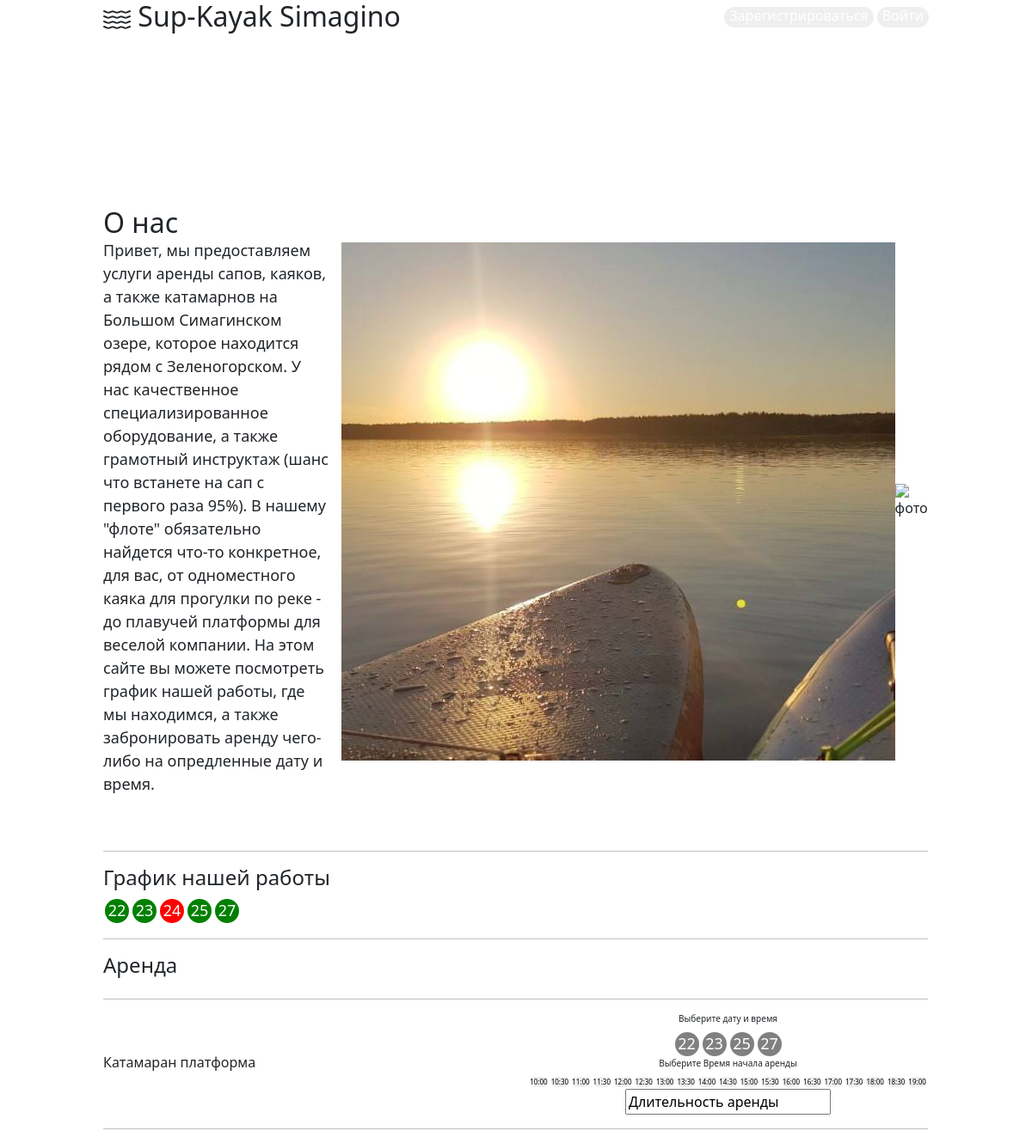
The app's page /, older data.
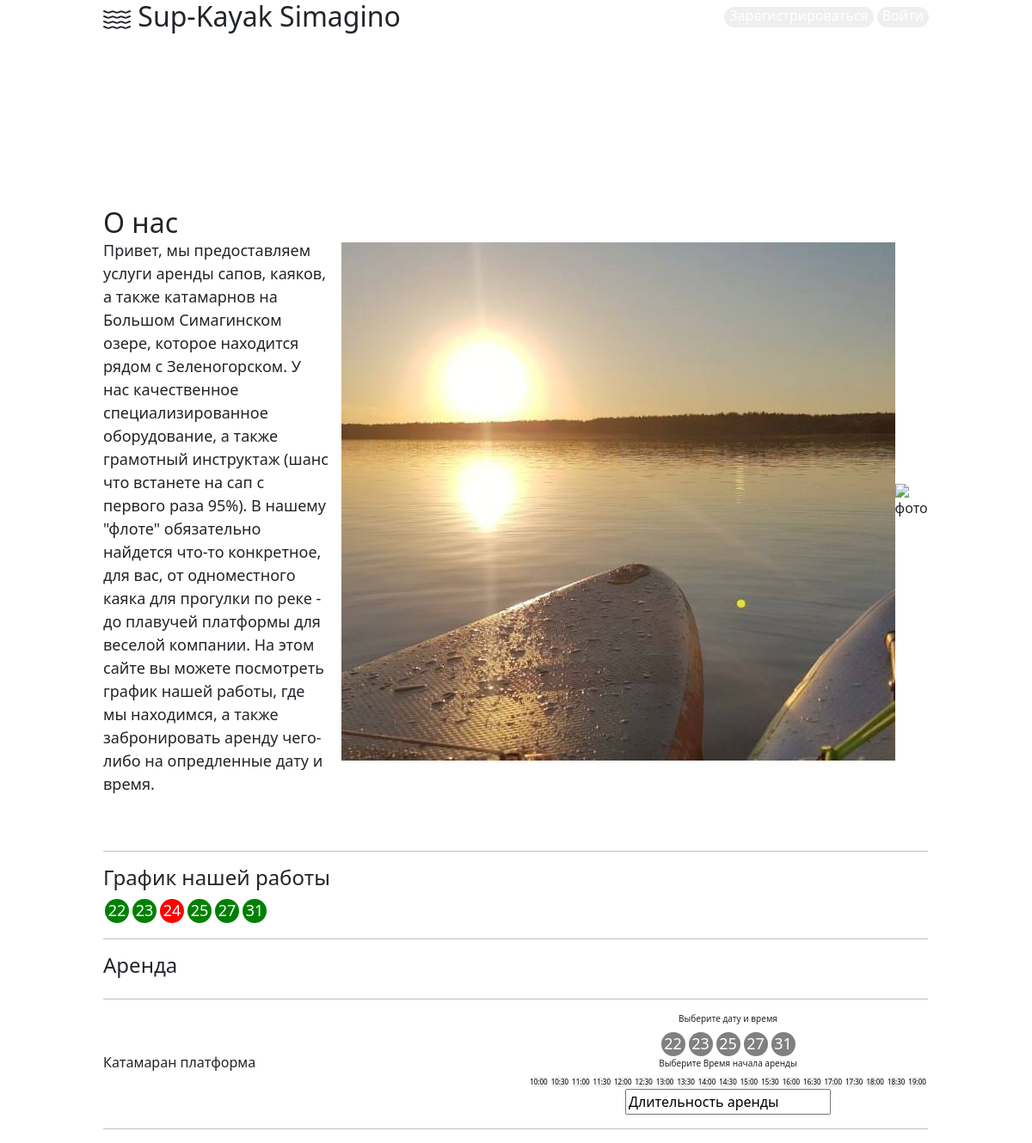
The same page, newer data.
### MainPage/models.py (models this page shows, shortened)
class Timing(models.Model):
    date = models.DateField('Дата')
    status = models.BooleanField('Статус работы')
    def date_format(self):
        return str(self.date).split('-')[2]

### MainPage/views.py (the view)
# urls.py: path('', views.MainPageView.as_view(), name="mainpage")
class MainPageView(View):
    template_name = 'MainPage/index.html'
    def get(self, request, *args, **kwargs):
        timing = Timing.objects.all()
        equipment = Equipment.objects.all()
        context = {'times': timing,
                   'equipment': equipment}
        return render(request, self.template_name, context)

### Templates/MainPage/index.html (shortened to what this page needs)
{% load static %}
<!DOCTYPE html>
<html lang="ru">
<head>
    <link href="https://cdn.jsdelivr.net/npm/bootstrap@5.2.0-beta1/dist/css/bootstrap.min.css" rel="stylesheet"
>
    <link href="{% static 'css/index.css' %}" rel="stylesheet">
</head>
<body>
<header>
    <nav>
        <h1>
        </h1>
    </nav>
    <div class="sign_in_up">
        <button>
            <h4>Зарегистрироваться</h4>
        </button>
        <button>
            <h4>Войти</h4>
        </button>
    </div>
</header>
<main>
    <article class="about_article">
        <div class="about_text">
            <h1 class="about_us_title">О нас</h1>
            <p>Привет, мы предоставляем услуги аренды сапов, каяков, а также катамарнов на Большом Симагинском озере,
                которое находится рядом с Зеленогорском. У нас качественное специализированное оборудование, а также
                грамотный инструктаж (шанс что встанете на сап с первого раза 95%). В нашему "флоте" обязательно
                найдется
                что-то конкретное, для вас, от одноместного каяка для прогулки по реке - до плавучей платформы для
                веселой
                компании. На этом сайте вы можете посмотреть график нашей работы, где мы находимся, а также
                забронировать
                аренду чего-либо на опредленные дату и время.</p>
        </div>
        <img src="{% static 'img/about_img.jpg' %}" alt="фото" class="side_img_about_us1">
        <img src="{% static 'img/about_img1.jpg' %}" alt="фото" class="side_img_about_us2">
    </article>
    <article class="timetable_article">
        <hr>
        <h2>График нашей работы</h2>
        <div class="days">
            {% for time in times %}
                {% if time.status %}
                    <div class="day working">
                        <h2 class="date">{{ time.date_format }}</h2>
                    </div>
                {% else %}
                    <div class="day not_working">
                        <h2 class="date">{{ time.date_format }}</h2>
                    </div>
                {% endif %}
            {% endfor %}
        </div>
        <hr>
    </article>
    <article class="rent">
        <h2>Аренда</h2>
    </article>
    <section>
        <hr>
        <div class="booking_wid">
            <h4>Катамаран платформа</h4>
            <div class="datetime_choose">
                <h6>Выберите дату и время</h6>
                <div class="days">
                    {% for time in times %}
                        {% if time.status %}
                            <div class="day nothing">
                                <h2 class="date">{{ time.date_format }}</h2>
                            </div>
                        {% endif %}
                    {% endfor %}
                </div>
                <h6>Выберите Время начала аренды</h6>
                <div class="times">
                    <button class="time_btn"><h7 class="time">10:00</h7></button>
                    <button class="time_btn"><h7 class="time">10:30</h7></button>
                    <button class="time_btn"><h7 class="time">11:00</h7></button>
                    <button class="time_btn"><h7 class="time">11:30</h7></button>
                    <button class="time_btn"><h7 class="time">12:00</h7></button>
                    <button class="time_btn"><h7 class="time">12:30</h7></button>
                    <button class="time_btn"><h7 class="time">13:00</h7></button>
                    <button class="time_btn"><h7 class="time">13:30</h7></button>
                    <button class="time_btn"><h7 class="time">14:00</h7></button>
                    <button class="time_btn"><h7 class="time">14:30</h7></button>
                    <button class="time_btn"><h7 class="time">15:00</h7></button>
                    <button class="time_btn"><h7 class="time">15:30</h7></button>
                    <button class="time_btn"><h7 class="time">16:00</h7></button>
                    <button class="time_btn"><h7 class="time">16:30</h7></button>
                    <button class="time_btn"><h7 class="time">17:00</h7></button>
                    <button class="time_btn"><h7 class="time">17:30</h7></button>
                    <button class="time_btn"><h7 class="time">18:00</h7></button>
                    <button class="time_btn"><h7 class="time">18:30</h7></button>
                    <button class="time_btn"><h7 class="time">19:00</h7></button>
                </div>
                <form>
                    <input type="text" value="Длительность аренды">
                </form>
            </div>
        </div>
        <hr>
    </section>
</main>
</body>
</html>

### Static/css/index.css (style rules this page uses)
body { max-width: 100%; max-height: 100%; }
header { position: fixed; background-color: white; top: 0; left: 10%; right: 10%; max-width: 100%; max-height: 100%; display: flex; flex-direction: row; flex-wrap: wrap; justify-content: space-between; align-items: center; }
main { max-height: 100%; padding-top: 20%; padding-left: 10%; padding-right: 10.1%; }
.about_article { max-width: 100%; max-height: 100%; display: flex; flex-direction: row; flex-wrap: nowrap; align-items: center; justify-content: space-between; }
.timetable_article { max-width: 100%; max-height: 100%; display: flex; flex-direction: column; margin-top: 5%; }
.about_text { max-width: 50%; max-height: 100%; display: flex; flex-direction: column; }
img { position: relative; max-width: 100%; float: right; z-index: -1; }
nav { position: relative; top: 1%; max-width: 100%; max-height: 100%; }
.sign_in_up { max-width: max-content; max-height: 100%; }
button { max-width: 100%; max-height: 100%; border: none; color: white; border-radius: 1em; }
h1 { font-size: 32px; max-width: 100%; margin-bottom: 0%; }
h2 { font-size: 24px; }
h4 { font-size: 16px; max-width: 100%; margin-bottom: 0.2em; }
h6 { font-size: 10px; text-align: left; }
h7 { font-size: 8px; text-align: center; color: grey; }
p { margin-bottom: 0; font-size: 18px; margin-right: 5%; }
.days { max-width: 100%; max-height: 100%; display: flex; align-items: center; flex-direction: row; }
.day { height: 28px; width: 28px; border-radius: 50%; display: flex; color: white; justify-content: center; align-items: center; margin: 2px; }
.working { background-color: green; }
.not_working { background-color: red; }
.nothing { background-color: grey; }
.date { font-size: 18px; margin-bottom: 0; width: max-content; }
hr { color: black; width: 100%; z-index: -1; }
.rent { max-width: 100%; max-height: 100%; display: flex; flex-direction: column; }
.booking_wid { display: flex; flex-direction: row; align-items: center; justify-content: space-between; }
.datetime_choose { display: flex; flex-direction: column; justify-content: center; align-items: center; }
.times { display: flex; flex-direction: row; flex-wrap: wrap; }
.time { padding: 0; margin: 0; top: 0; bottom: 0; font-size: 0.5em; color: black; }
.time_btn { margin: 2px; padding: 0; display: flex; flex-direction: row; flex-wrap: wrap; align-items: start; }

Row changes from the older to the newer data that the page shows:
added Timing: date_format "31"
